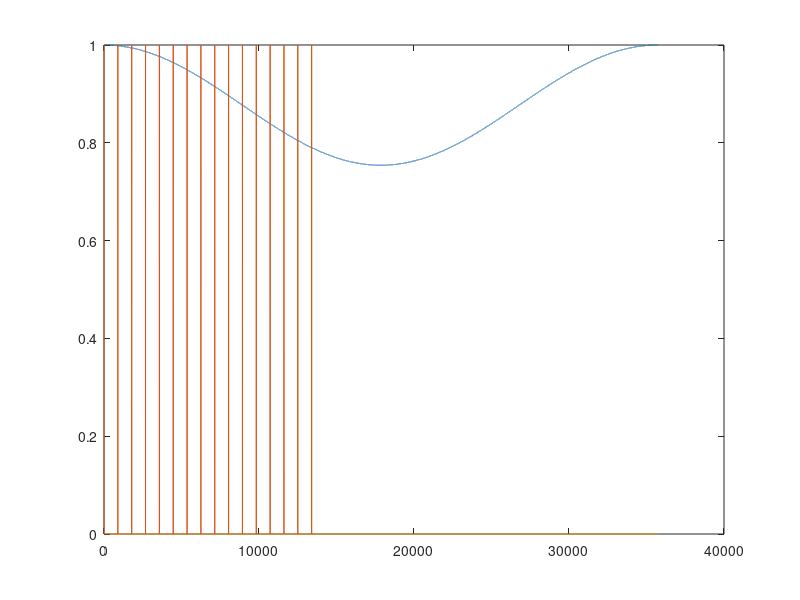

Write the MATLAB code that produced this figure.
close all
 a0=0.061461097527179653;
 a1=0.8770778049456408;
 a2=a0;
h=[a0; a1; a2; zeros(35714-3,1) ];
e=fft(h);
plot(abs((e)))
a=zeros(35714,1);
a(1:893:16*893)=1;
%a(13*893:893:19*893)=1;

% a(1+893:893:8*893)=1;
% a(13*893:893:19*893)=1;
hold all,plot(a)

% b=zeros(17857,1);
% b(1:893:8*893)=0.5;
% b(13*893:893:20*893)=0.5;
% plot(b)

xyz(1:8)=e(1:893:8*893);
xyz(9:16)=e(13*893:893:20*893);
% h1=[a0; a1; a2; zeros(13,1) ];
% e1=fftshift(fft(h1));
% t1=[zeros(4*893,1);
%     e1(1); zeros(893,1);
%     e1(2); zeros(893,1);
%     e1(3); zeros(893,1);
%     e1(4); zeros(893,1);
%     e1(5); zeros(893,1);
%     e1(6); zeros(893,1);
%     e1(7); zeros(893,1);
%     e1(8); zeros(893,1);
%     e1(9); zeros(893,1);
%     e1(10); zeros(893,1);
%     e1(11); zeros(893,1);
%     e1(12); zeros(893,1);
%     e1(13); zeros(893,1);
%     e1(14); zeros(893,1);
%     e1(15); zeros(893,1);
%     e1(16); zeros(893,1);
%     zeros(4*893,1);]
% plot(t1)